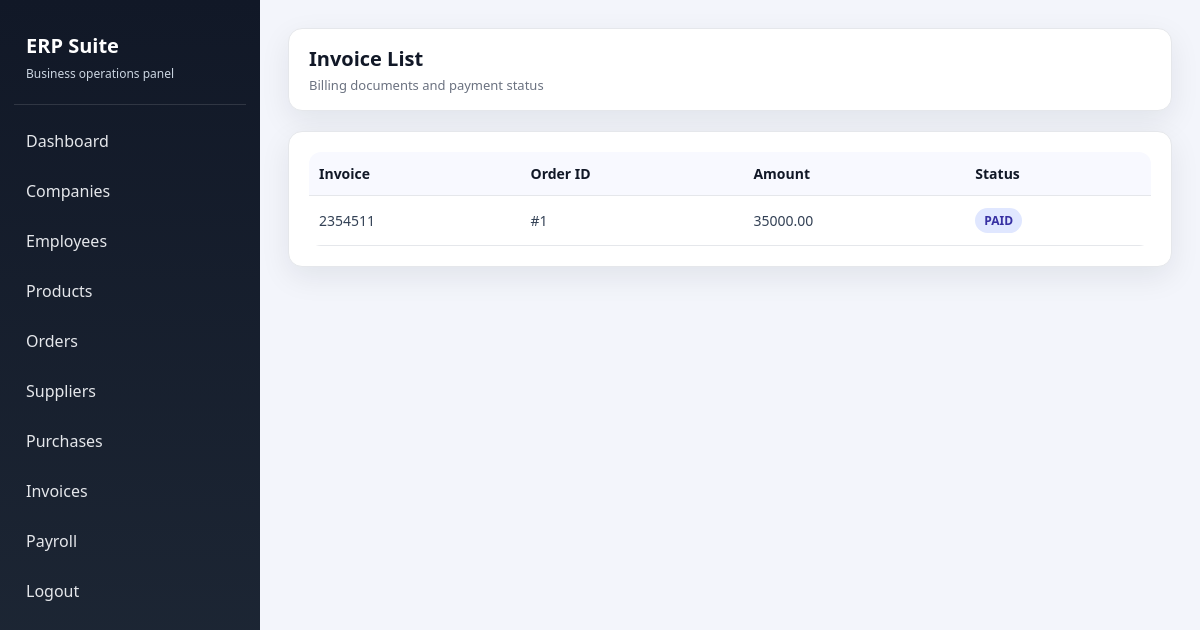
The page /finance/invoices/ on the database its author committed.
### finance/models.py (models this page shows, shortened)
class Invoice(models.Model):
    order = models.ForeignKey(Order, on_delete=models.CASCADE)
    invoice_number = models.CharField(max_length=100)
    amount = models.DecimalField(max_digits=10, decimal_places=2)
    status = models.CharField(max_length=50, choices=[
        ('PAID', 'Paid'),
        ('PENDING', 'Pending'),
    ])
    created_at = models.DateTimeField(auto_now_add=True)

### sales/models.py (models this page shows)
class Order(models.Model):
    customer=models.ForeignKey(Customer,on_delete=models.CASCADE)
    total=models.DecimalField(max_digits=10,decimal_places=2)
    date=models.DateTimeField(auto_now_add=True)

### finance/views.py (the view)
# urls.py: path('invoices/', invoice_list, name="invoice_list"),
def invoice_list(request):
    invoices = Invoice.objects.all()
    return render(request, "finance/invoice_list.html", {
        "invoices": invoices
    })

### templates/finance/invoice_list.html (shortened to what this page needs)
{% extends "base.html" %}
{% block page_heading %}Invoice List{% endblock %}
{% block page_subheading %}Billing documents and payment status{% endblock %}
{% block content %}
<div class="card table-wrap">
    <table>
        <thead>
            <tr>
                <th>Invoice</th>
                <th>Order ID</th>
                <th>Amount</th>
                <th>Status</th>
            </tr>
        </thead>
        <tbody>
        {% for invoice in invoices %}
            <tr>
                <td>{{ invoice.invoice_number }}</td>
                <td>#{{ invoice.order.id }}</td>
                <td>{{ invoice.amount }}</td>
                <td><span class="badge">{{ invoice.status }}</span></td>
            </tr>
        {% empty %}
            <tr>
                <td colspan="4" class="empty">No invoices found</td>
            </tr>
        {% endfor %}
        </tbody>
    </table>
</div>
{% endblock %}

### templates/base.html (style rules this page uses)
:root { --bg: #f3f5fb; --surface: #ffffff; --surface-soft: #f8f9ff; --text: #111827; --muted: #6b7280; --primary: #4f46e5; --primary-dark: #4338ca; --border: #e5e7eb; --shadow: 0 10px 30px rgba(15, 23, 42, 0.08); }
* { box-sizing: border-box; }
body { margin: 0; font-family: "Segoe UI", Tahoma, Geneva, Verdana, sans-serif; background: var(--bg); color: var(--text); }
.card { background: var(--surface); border: 1px solid var(--border); box-shadow: var(--shadow); border-radius: 14px; padding: 20px; margin-bottom: 16px; }
.table-wrap { overflow-x: auto; }
table { width: 100%; border-collapse: collapse; border-radius: 12px; overflow: hidden; }
thead { background: var(--surface-soft); }
th, td { text-align: left; padding: 12px 10px; border-bottom: 1px solid var(--border); font-size: 14px; }
td { color: #334155; }
.badge { display: inline-block; padding: 4px 9px; border-radius: 999px; font-size: 12px; background: #e0e7ff; color: #3730a3; font-weight: 600; }

### rows shown on the page
Invoice: invoice_number "2354511", order.id "1", amount "35000.00", status "PAID"
